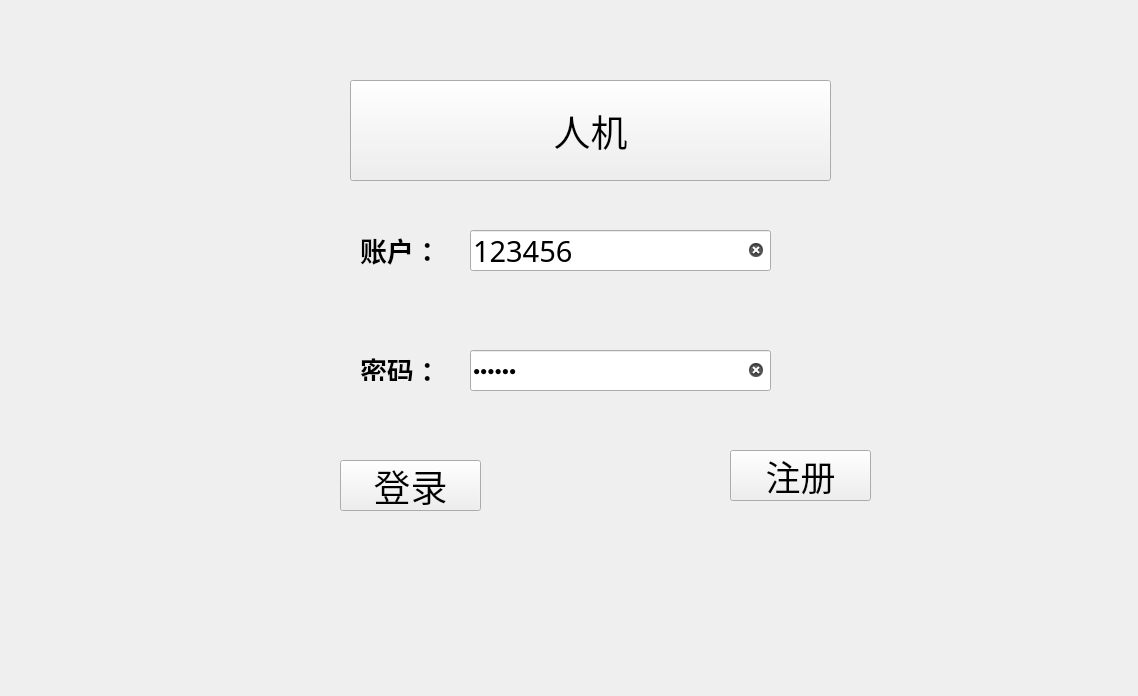
<?xml version="1.0" encoding="UTF-8"?>
<ui version="4.0">
 <class>login</class>
 <widget class="QWidget" name="login">
  <property name="geometry">
   <rect>
    <x>0</x>
    <y>0</y>
    <width>1138</width>
    <height>696</height>
   </rect>
  </property>
  <property name="cursor">
   <cursorShape>ArrowCursor</cursorShape>
  </property>
  <property name="windowTitle">
   <string>Form</string>
  </property>
  <widget class="QLineEdit" name="acount">
   <property name="geometry">
    <rect>
     <x>470</x>
     <y>230</y>
     <width>301</width>
     <height>41</height>
    </rect>
   </property>
   <property name="font">
    <font>
     <family>Freestyle Script</family>
     <pointsize>22</pointsize>
    </font>
   </property>
   <property name="cursor">
    <cursorShape>OpenHandCursor</cursorShape>
   </property>
   <property name="text">
    <string>123456</string>
   </property>
   <property name="clearButtonEnabled">
    <bool>true</bool>
   </property>
  </widget>
  <widget class="QLineEdit" name="password">
   <property name="geometry">
    <rect>
     <x>470</x>
     <y>350</y>
     <width>301</width>
     <height>41</height>
    </rect>
   </property>
   <property name="cursor">
    <cursorShape>PointingHandCursor</cursorShape>
   </property>
   <property name="text">
    <string>123456</string>
   </property>
   <property name="echoMode">
    <enum>QLineEdit::Password</enum>
   </property>
   <property name="clearButtonEnabled">
    <bool>true</bool>
   </property>
  </widget>
  <widget class="QLabel" name="label">
   <property name="geometry">
    <rect>
     <x>360</x>
     <y>230</y>
     <width>91</width>
     <height>41</height>
    </rect>
   </property>
   <property name="text">
    <string>&lt;html&gt;&lt;head/&gt;&lt;body&gt;&lt;p&gt;&lt;span style=&quot; font-size:20pt; font-weight:600;&quot;&gt;账户：&lt;/span&gt;&lt;/p&gt;&lt;/body&gt;&lt;/html&gt;</string>
   </property>
  </widget>
  <widget class="QLabel" name="label_2">
   <property name="geometry">
    <rect>
     <x>360</x>
     <y>350</y>
     <width>91</width>
     <height>31</height>
    </rect>
   </property>
   <property name="text">
    <string>&lt;html&gt;&lt;head/&gt;&lt;body&gt;&lt;p&gt;&lt;span style=&quot; font-size:20pt; font-weight:600;&quot;&gt;密码：&lt;/span&gt;&lt;/p&gt;&lt;/body&gt;&lt;/html&gt;</string>
   </property>
  </widget>
  <widget class="QPushButton" name="loginButton">
   <property name="geometry">
    <rect>
     <x>340</x>
     <y>460</y>
     <width>141</width>
     <height>51</height>
    </rect>
   </property>
   <property name="font">
    <font>
     <family>方正魏碑简体</family>
     <pointsize>28</pointsize>
    </font>
   </property>
   <property name="text">
    <string>登录</string>
   </property>
  </widget>
  <widget class="QPushButton" name="enroll">
   <property name="geometry">
    <rect>
     <x>730</x>
     <y>450</y>
     <width>141</width>
     <height>51</height>
    </rect>
   </property>
   <property name="font">
    <font>
     <family>华文行楷</family>
     <pointsize>26</pointsize>
    </font>
   </property>
   <property name="text">
    <string>注册</string>
   </property>
  </widget>
  <widget class="QPushButton" name="machine">
   <property name="geometry">
    <rect>
     <x>350</x>
     <y>80</y>
     <width>481</width>
     <height>101</height>
    </rect>
   </property>
   <property name="font">
    <font>
     <family>方正魏碑简体</family>
     <pointsize>28</pointsize>
    </font>
   </property>
   <property name="text">
    <string>人机</string>
   </property>
  </widget>
  <widget class="QLabel" name="Text">
   <property name="geometry">
    <rect>
     <x>330</x>
     <y>550</y>
     <width>611</width>
     <height>61</height>
    </rect>
   </property>
   <property name="font">
    <font>
     <family>华文行楷</family>
     <pointsize>22</pointsize>
    </font>
   </property>
   <property name="text">
    <string/>
   </property>
  </widget>
 </widget>
 <resources/>
 <connections/>
</ui>
